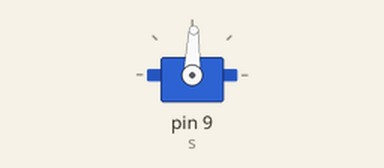
This sketch was run on a simulated Arduino Uno, built with avr-gcc and run on an emulated ATmega328P. Parts: servo.

Above: at 0.1 s.
At 1.1 s:
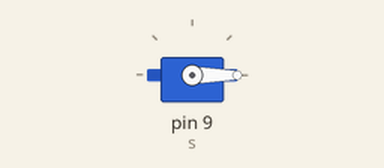
Timing chart, 0 to 2.6 s (numbered marks = the images above):
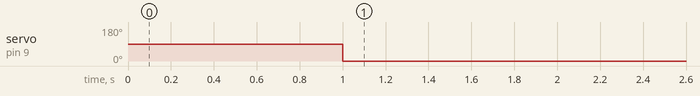

Measured:
- by itself, servo on pin 9 (s): 88° → 0° at 1.0 s

The sketch:

servo_zero.ino
```cpp
// ---------------------------------------------------------------------------------------------
// Project : Kinetic Butterfly Dome (hemisphere with flapping butterflies, single servo)
// Author  : Yuwen Wang
// Credits : Written with the help of Claude (Anthropic, AI assistant), Nov 2026; reviewed,
//           tested and adjusted by the author. Uses the standard Arduino "Servo" library
//           (https://docs.arduino.cc/libraries/servo/).
// ---------------------------------------------------------------------------------------------
// servo_zero - assembly helper.
// Moves the servo to about 90 deg (so you can see it move), then back to 0 deg and HOLDS it there.
// Use it while fitting the horn to the cam drum and while tying the lines: at 0 deg every cam
// shows its smooth base circle to the rockers, i.e. all butterflies are at rest.
// Wiring: servo orange -> D9, red -> 5V, brown -> GND.

#include <Servo.h>
Servo s;

const int US_0  = 500;    // pulse width for 0 deg (raise to ~600 if the servo buzzes at this end)
const int US_90 = 1450;   // roughly 90 deg, only used for the visible "check" move

void setup() {
  s.attach(9);
  s.writeMicroseconds(US_90);   // visible move first, so you know the servo responds
  delay(1000);
  s.writeMicroseconds(US_0);    // then rest position
}

void loop() {
  s.writeMicroseconds(US_0);    // keep holding 0 deg while USB power is connected
  delay(100);
}
```
